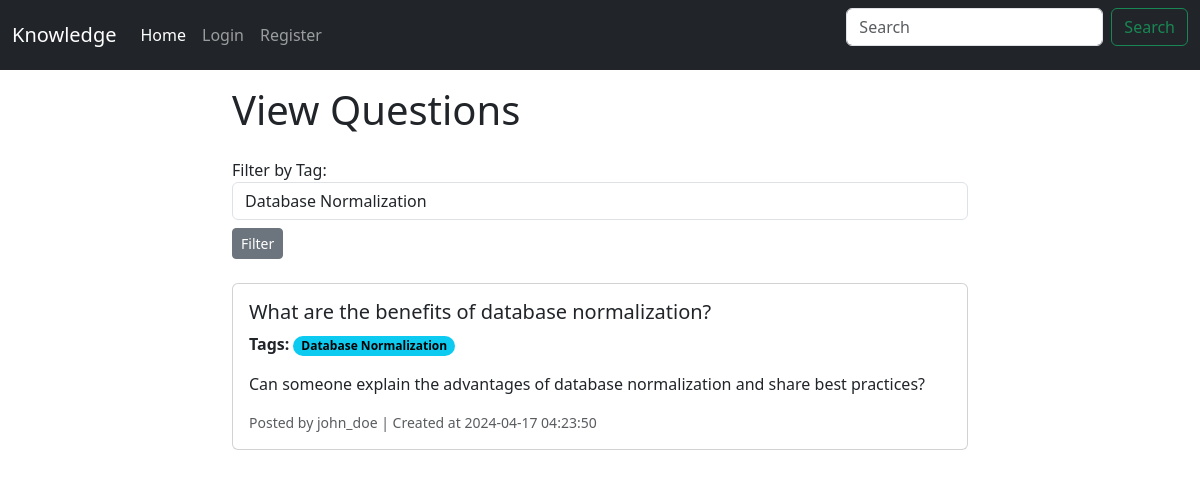
/index.php?tag=2, run on the app's committed database.
### tables this page shows
CREATE TABLE Question_Tags (
                               question_id INT,
                               tag_id INT,
                               PRIMARY KEY (question_id, tag_id),
                               FOREIGN KEY (question_id) REFERENCES Questions(question_id),
                               FOREIGN KEY (tag_id) REFERENCES Tags(tag_id)
);

CREATE TABLE Questions (
                           question_id INT PRIMARY KEY AUTO_INCREMENT,
                           user_id INT,
                           title VARCHAR(255) NOT NULL,
                           body TEXT NOT NULL,
                           created_at TIMESTAMP DEFAULT CURRENT_TIMESTAMP,
                           updated_at TIMESTAMP DEFAULT CURRENT_TIMESTAMP ON UPDATE CURRENT_TIMESTAMP,
                           reputations INT,
                           FOREIGN KEY (user_id) REFERENCES Users(user_id)
);

CREATE TABLE Tags (
                      tag_id INT PRIMARY KEY AUTO_INCREMENT,
                      name VARCHAR(50) UNIQUE NOT NULL
);

CREATE TABLE Users (
    user_id INT PRIMARY KEY AUTO_INCREMENT,
    username VARCHAR(50) UNIQUE NOT NULL,
    email VARCHAR(100) UNIQUE NOT NULL,
    password VARCHAR(100) NOT NULL,
    photo VARCHAR(255),
    created_at TIMESTAMP DEFAULT CURRENT_TIMESTAMP,
    reputations INT,
    role ENUM('admin', 'user') NOT NULL DEFAULT 'user'
);

### Services/TagService.php (called while the page is built, shortened)
<?php
class TagService implements Service
{
    private $db;
    public function __construct()
    {
        $dbConnection = new DBConnection();
        $this->db = $dbConnection->getConnection();
    }
    public function getAll()
    {
        $query = "SELECT * FROM Tags";
        $stmt = $this->db->query($query);
        $tagDataArray = $stmt->fetchAll(PDO::FETCH_ASSOC);
        $tags = [];
        foreach ($tagDataArray as $tagData) {
            $tags[] = new Tag($tagData['tag_id'], $tagData['name']);
        }
        return $tags;
    }
    public function getTagsByQuestionID($questionID) {
        $query = "SELECT Tags.tag_id, Tags.name FROM Tags
                  INNER JOIN Question_Tags ON Tags.tag_id = Question_Tags.tag_id
                  WHERE Question_Tags.question_id = ?";
        $stmt = $this->db->prepare($query);
        $stmt->execute([$questionID]);
        $tagDataArray = $stmt->fetchAll(PDO::FETCH_ASSOC);
        $tags = [];
        foreach ($tagDataArray as $tagInfo) {
            $tags[] = new Tag($tagInfo['tag_id'], $tagInfo['name']);
        }
        return $tags;
    }
}

### Utils/DBConnection.php (called while the page is built, shortened)
<?php
class DBConnection
{
    private string $host = 'localhost';
    private string $db_name = 'se-project';
    private string $username = 'root';
    private string $password = '';
    public function getConnection()
    {
        $this->conn = null;
        try {
            $this->conn = new PDO("mysql:host={$this->host};dbname={$this->db_name}", $this->username, $this->password);
            $this->conn->setAttribute(PDO::ATTR_ERRMODE, PDO::ERRMODE_EXCEPTION);
        } catch (PDOException $exception) {
            echo "Connection error: " . $exception->getMessage();
        }
        return $this->conn;
    }
}

### Models/Tag.php (called while the page is built, shortened)
<?php
class Tag {
    public int $tag_id;
    public string $name;
    public function __construct(int $tag_id, string $name) {
        $this->tag_id = $tag_id;
        $this->name = $name;
    }
    public function getTagId(): int {
        return $this->tag_id;
    }
    public function getName(): string {
        return $this->name;
    }
}

### Services/QuestionService.php (called while the page is built, shortened)
<?php
class QuestionService implements Service
{
    private $db;
    public function __construct()
    {
        $dbConnection = new DBConnection();
        $this->db = $dbConnection->getConnection();
    }
    public function getQuestionsByTagID($tagID)
    {
        $query = "SELECT * FROM Questions INNER JOIN Question_Tags ON Questions.question_id = Question_Tags.question_id WHERE Question_Tags.tag_id = ?";
        $stmt = $this->db->prepare($query);
        $stmt->execute([$tagID]);
        $questionDataArray = $stmt->fetchAll(PDO::FETCH_ASSOC);
        $questions = [];
        foreach ($questionDataArray as $questionInfo) {
            $questions[] = new Question($questionInfo['question_id'], $questionInfo['user_id'], $questionInfo['title'],
                                        $questionInfo['body'], $questionInfo['created_at'], $questionInfo['updated_at'],
                                        $questionInfo['reputations']);
        }
        return $questions;
    }
}
?>

### Models/Question.php (called while the page is built, shortened)
<?php
class Question {
    public int $question_id;
    public int $user_id;
    public string $title;
    public string $body;
    public string $created_at;
    public function __construct(int $question_id, int $user_id, string $title, string $body, string $created_at, string $updated_at, int $reputations) {
        $this->question_id = $question_id;
        $this->user_id = $user_id;
        $this->title = $title;
        $this->body = $body;
        $this->created_at = $created_at;
    }
    public function getQuestionId(): int {
        return $this->question_id;
    }
    public function getUserId(): int {
        return $this->user_id;
    }
    public function getTitle(): string {
        return $this->title;
    }
    public function getBody(): string {
        return $this->body;
    }
    public function getCreatedAt(): string {
        return $this->created_at;
    }
}

### Services/UserService.php (called while the page is built, shortened)
<?php
class UserService implements Service
{
    private $db;
    public function __construct()
    {
        $dbConnection = new DBConnection();
        $this->db = $dbConnection->getConnection();
    }
    public function getById(int $id): ?User
    {
        $query = "SELECT * FROM Users WHERE user_id = :user_id";
        $stmt = $this->db->prepare($query);
        $stmt->execute(['user_id' => $id]);
        $userData = $stmt->fetch(PDO::FETCH_ASSOC);
        if ($userData) {
            return new User(
                $userData['user_id'],
                $userData['username'],
                $userData['email'],
                $userData['password'],
                $userData['photo'],
                $userData['created_at'],
                $userData['reputations'],
                $userData['role']
            );
        }
        return null;
    }
}

### Models/User.php (called while the page is built, shortened)
<?php
class User {
    public function __construct(int $user_id, string $username, string $email, string $password, ?string $photo, string $created_at, int $reputations, string $role) {
        $this->username = $username;
    }
}

### index.php (the view, shortened to what this page needs)
<?php
require_once __DIR__."/partials/header.php";
$questionService = new QuestionService();
$questions = $questionService->getAll();
$tagService = new TagService();
$tags = $tagService->getAll();
$userService = new UserService();
$selected_tag_id = isset($_GET['tag']) ? $_GET['tag'] : null;
if ($selected_tag_id) {
    $questions = $questionService->getQuestionsByTagID($selected_tag_id);
} else {
    $questions = $questionService->getAll();
}
?>
<div class="container mt-3">
    <div class="row justify-content-center">
        <div class="col-md-8">
            <h1 class="mb-4">View Questions</h1>
            <form action="index.php" method="get" class="mb-4">
                <div class="form-group mb-2">
                    <label for="tag">Filter by Tag:</label>
                    <select class="form-control" id="tag" name="tag">
                        <?php foreach ($tags as $tag): ?>
                            <option value="<?php echo $tag->getTagID(); ?>" <?php echo ($selected_tag_id == $tag->getTagID()) ? 'selected' : ''; ?>><?php echo $tag->getName(); ?></option>
                        <?php endforeach; ?>
                    </select>
                </div>
                <button type="submit" class="btn btn-secondary btn-sm">Filter</button>
            </form>
            <?php foreach ($questions as $question): ?>
            <div class="card mb-4">
                <div class="card-body">
                    <h5 class="card-title"><?php echo $question->getTitle(); ?></h5>
                    <p class="card-text"><strong>Tags:</strong>
                        <?php foreach ($tagService->getTagsByQuestionID($question->getQuestionID()) as $tag): ?>
                            <span class="badge rounded-pill text-bg-info"><?php echo $tag->getName(); ?></span>
                        <?php endforeach; ?>
                    </p>
                    <p class="card-text"><?php echo $question->getBody(); ?></p>
                    <p class="card-text"><small class="text-muted">Posted by <?php echo $userService->getById($question->getUserID())->username; ?> | Created at <?php echo $question->getCreatedAt(); ?></small></p>
                </div>
            </div>
            <?php endforeach; ?>
        </div>
    </div>
</div>

### data on the page
question_tags: question.title "What are the benefits of database normalization?", question.body "Can someone explain the advantages of database normalization and share best practices?", question.role "john_doe", question.created_at "2024-04-17 04:23:50"
tags: name "Database Normalization"

### other printed values
form field tag "Database Normalization"
